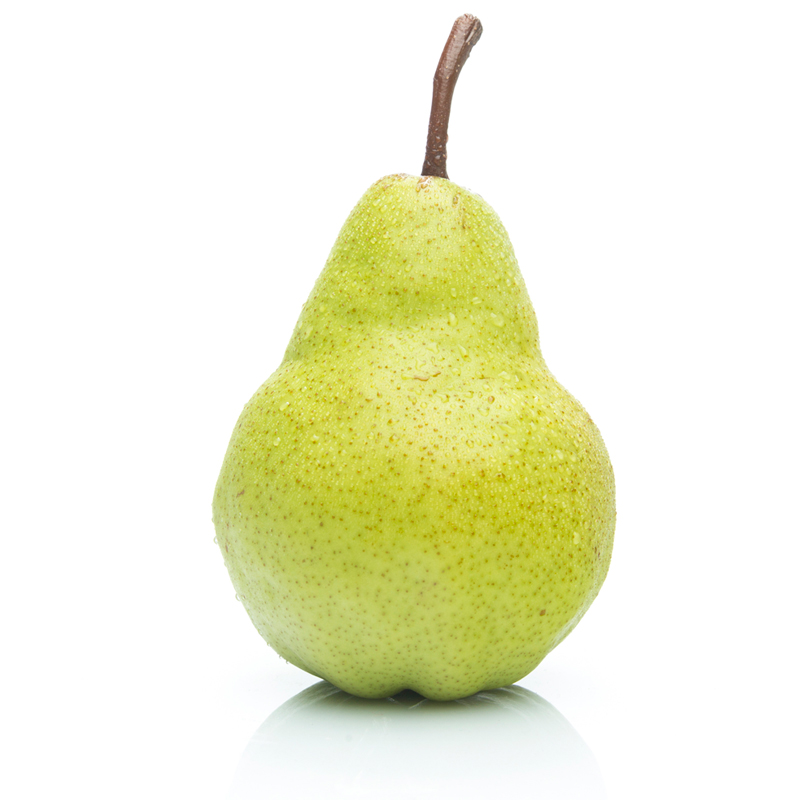
#> input picture pear.jpg, 800 x 800 px
$ python Shape_recognition.py
#> lines starting #> are read from the running program, lines starting #| are printed output that depends on the picture; after the words box and inside, x2 and y2 are one past the last pixel; in counts of white or black regions, pixels touching at a corner belong together
import cv2
import numpy as np

def process_image(image_path):
#> called with image_path = 'pear.jpg'
    img = cv2.imread(image_path) #Load the image
#> img is the input picture: shape (800, 800, 3); mean B, G, R 213.7, 241.1, 239.7
    gray_img = cv2.cvtColor(img, cv2.COLOR_BGR2GRAY) #gray scale
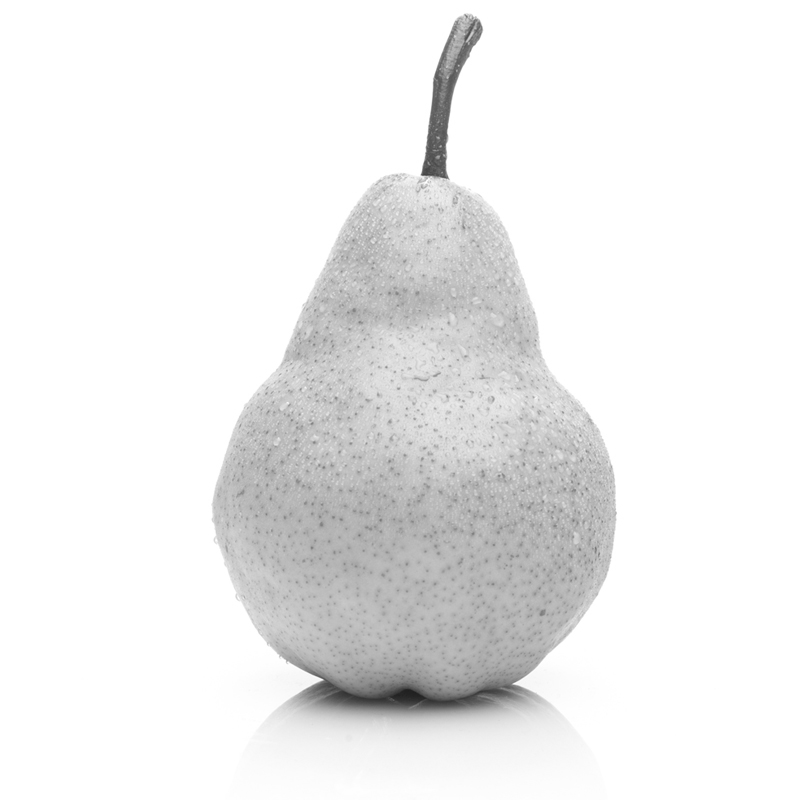
#> gray_img: shape (800, 800); min 31, max 255, mean 237.5
    edges = cv2.Canny(gray_img, threshold1=100, threshold2=200) #canny edge
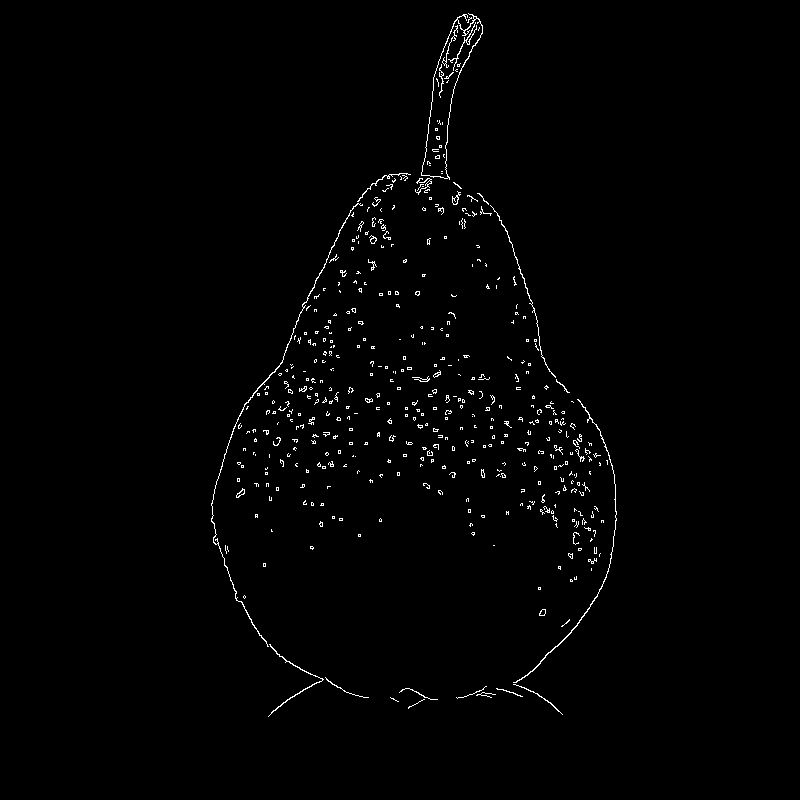
#> edges: shape (800, 800); 1.1% white in thin lines or dots, all inside (x1, y1, x2, y2) = (211, 13, 617, 717)
    resized_img = cv2.resize(edges, (256, 256))
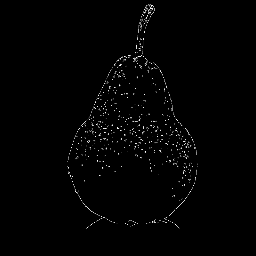
#> resized_img: shape (256, 256); min 0, max 254, mean 2.7
    img_array = resized_img.astype(np.float32) / 255.0  # Convert data type and scale pixel values to 0-1 and normalizing

    return img_array, resized_img

image_path = 'pear.jpg'
processed_image, display = process_image(image_path)

cv2.imshow('processed_image', display)
cv2.waitKey(0)
cv2.destroyAllWindows()

# Second Method
import cv2
import numpy as np

# Using SVM Classifier
def extract_image(image, low_threshold, high_threshold):
#> called with low_threshold = 50, high_threshold = 100
    gray_Img = cv2.cvtColor(image, cv2.COLOR_BGR2GRAY)
    edges = cv2.Canny(gray_Img, low_threshold, high_threshold)
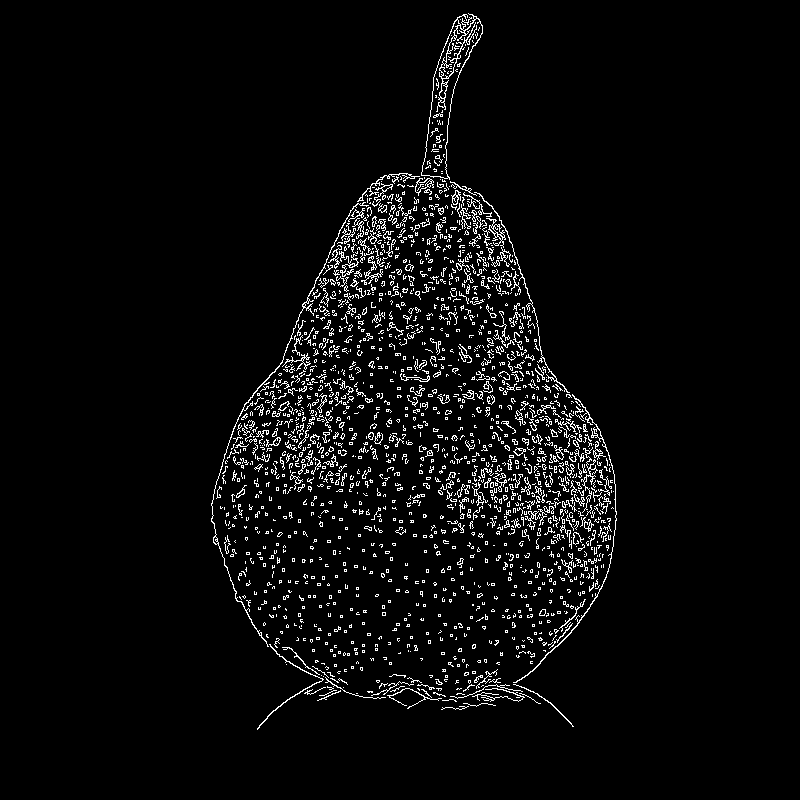
#> edges: shape (800, 800); 4% white in thin lines or dots, all inside (x1, y1, x2, y2) = (211, 13, 617, 730)
    kernel = np.ones((3, 3), np.uint8) # Make more visible
    edges = cv2.dilate(edges, kernel, iterations=1)
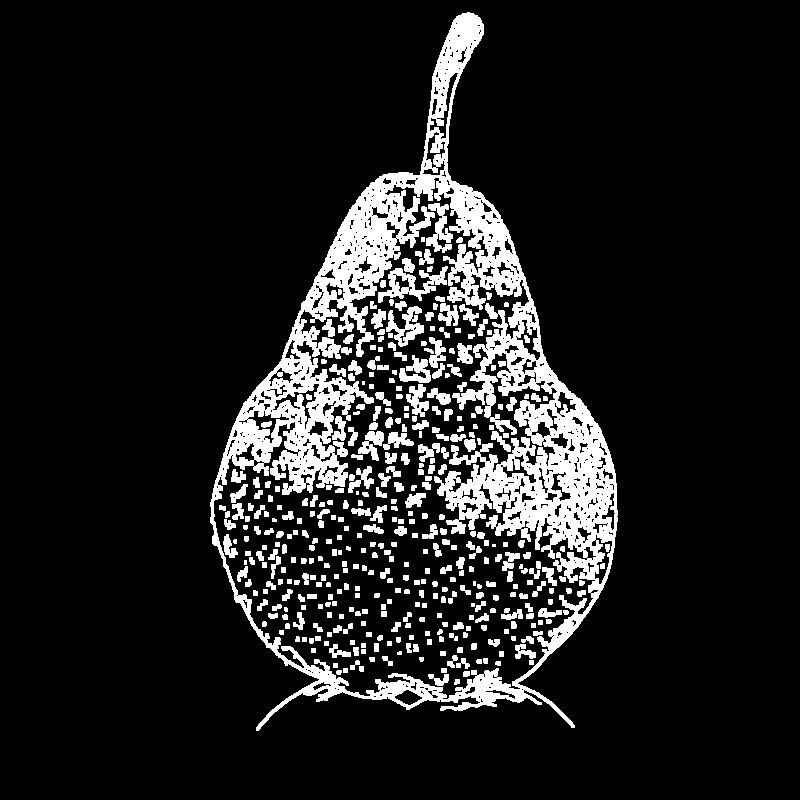
#> edges: shape (800, 800); 12.4% white; 415 white regions (11 under 20 px), largest, box (x1, y1, x2, y2) and area: (210, 12, 618, 731) 55533, (378, 266, 448, 303) 992, (386, 306, 424, 347) 699
    features = edges.flatten() #Flatten the edge data to create a feature vector for each pixel

    return features

image = cv2.imread('pear.jpg')
features = extract_image(image, low_threshold=50, high_threshold=100)

processed_image = features.reshape(image.shape[0], image.shape[1])
filename = 'processed_image.png'
cv2.imshow('processed_image', processed_image)
cv2.imwrite(filename, processed_image)
cv2.waitKey(0)
cv2.destroyAllWindows()

$ run again, with apple.jpg copied over pear.jpg
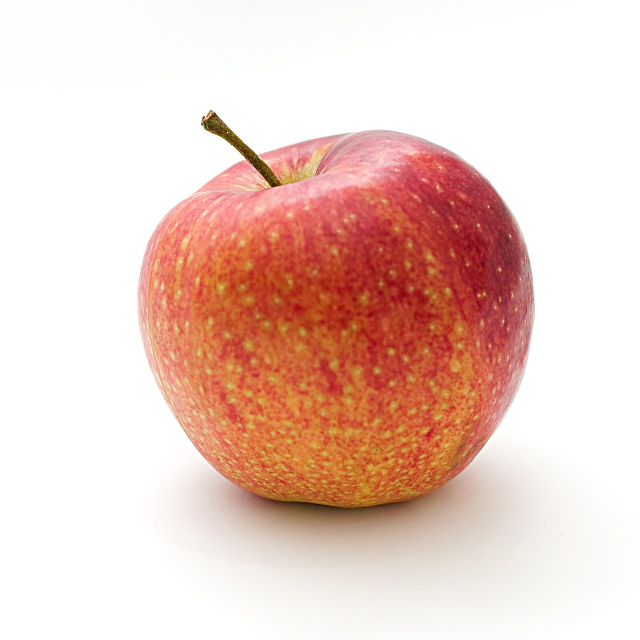
#> input picture apple.jpg, 1280 x 1280 px (shown at 1/2 size)
#> in process_image, img is the input picture: shape (1280, 1280, 3); mean B, G, R 195.9, 205.4, 235.5
#> in process_image, `edges = cv2.Canny(gray_img, threshold1=100, threshold2=200)`:
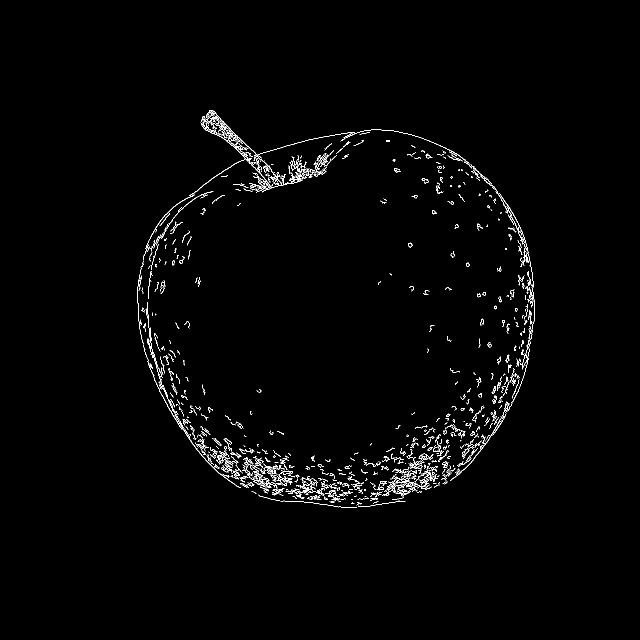
#> edges: shape (1280, 1280) (shown at 1/2 size); 1.3% white in thin lines or dots, all inside (x1, y1, x2, y2) = (274, 220, 1070, 1016)
#> resized_img: shape (256, 256); 1.3% white in thin lines or dots, all inside (x1, y1, x2, y2) = (55, 44, 214, 203)
#> in extract_image, `edges = cv2.dilate(edges, kernel, iterations=1)`:
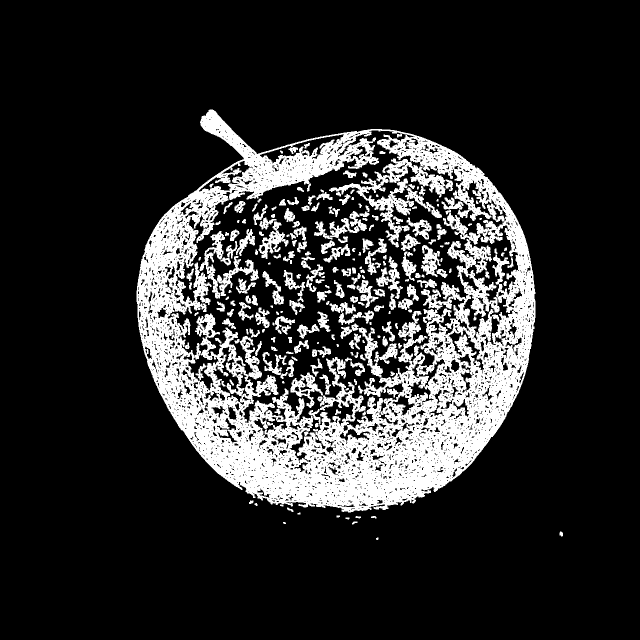
#> edges: shape (1280, 1280) (shown at 1/2 size); 17.2% white; 247 white regions (7 under 20 px), largest, box (x1, y1, x2, y2) and area: (273, 219, 1071, 1025) 224626, (658, 317, 891, 495) 8245, (399, 462, 518, 597) 3662
